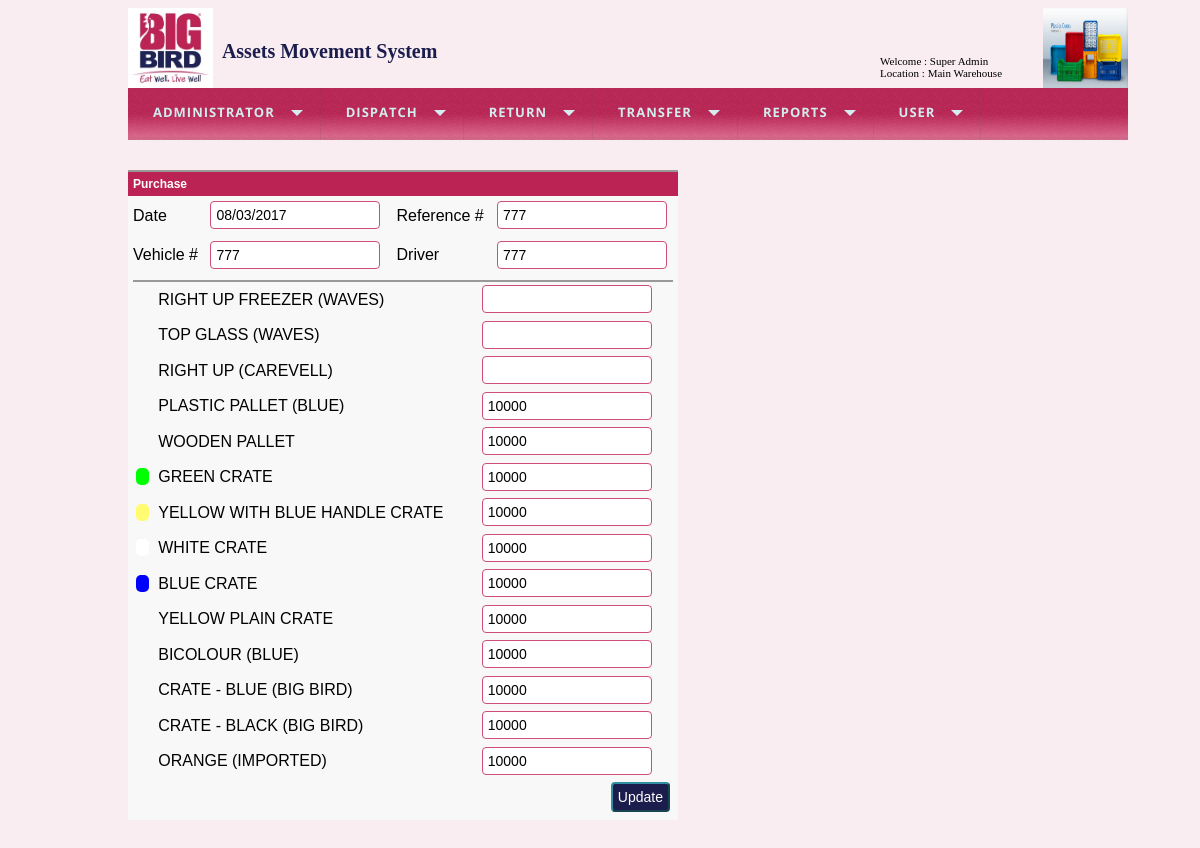
The app's page /edit_purchase.php?action=Purchase&tId=5 (signed in) with its own data.
### tables this page shows
CREATE TABLE IF NOT EXISTS `dispatch_main` (
  `id` int(11) NOT NULL AUTO_INCREMENT,
  `doc_no` varchar(10) NOT NULL,
  `reference` varchar(50) NOT NULL,
  `driver` varchar(50) NOT NULL,
  `cdate` date NOT NULL,
  `from_` smallint(6) NOT NULL,
  `to_` smallint(6) NOT NULL,
  `vehicle` varchar(50) NOT NULL,
  `customer` smallint(6) NOT NULL,
  `entry_type` varchar(20) NOT NULL,
  `user_id` smallint(6) NOT NULL,
  `confirmed_by` smallint(6) NOT NULL,
  `created_on` timestamp NOT NULL DEFAULT CURRENT_TIMESTAMP,
  PRIMARY KEY (`id`)
);

CREATE TABLE IF NOT EXISTS `items` (
  `id` int(11) NOT NULL AUTO_INCREMENT,
  `code` varchar(50) DEFAULT NULL,
  `name` varchar(50) NOT NULL,
  `display_name` varchar(50) NOT NULL,
  `item_group` varchar(25) DEFAULT NULL,
  `for_customer` tinyint(1) DEFAULT NULL,
  `department` tinyint(1) DEFAULT NULL,
  `color` varchar(6) NOT NULL,
  `is_active` tinyint(1) NOT NULL DEFAULT '1',
  `created_on` timestamp NOT NULL DEFAULT CURRENT_TIMESTAMP,
  PRIMARY KEY (`id`)
);

### edit_purchase.php (called while the page is built)
<?php require_once("edit_transfer.php"); ?>

### includes/database.php (called while the page is built, shortened)
<?php
function getRows($query_string)
{
    $rs=array();
    $queryId = mysql_query($query_string);
    if (! $queryId)
    {
        throwException($query_string);
        return $rs;
    }
    else
    {
        while($row=mysql_fetch_assoc($queryId))
        {
            $rs[]=$row;
        }
        return $rs;
    }
    return $rs;
}
function ProcessItemListTransfer($rows)
{
	$items=array();
	$cust="";
	foreach($rows as $row)
	{
		if($cust!=$row['customer'])
		{
			$cust=$row['customer'];
		}
		$idx = $row['item_id'];
		$items[$idx]= $row['qty'];
	}
	return $items;
}
?>

### edit_transfer.php (the view, shortened to what this page needs)
<?php
require_once("includes/phpincludes.php");
if(isset($_GET['tId']))
{
	$tId=$_GET['tId'];
	$action=$_GET['action'];
	if($action!="Purchase")
	{
		$sql="select dispatch_main.*,dispatch_detail.*, regions.name as fromName,regionto.id as toName from dispatch_main
		inner join dispatch_detail on dispatch_main.id = dispatch_detail.id
		inner join regions on regions.id =dispatch_main.from_
		inner join regions as regionto on regionto.id =dispatch_main.to_
		where dispatch_main.id =$tId order by dispatch_detail.customer, dispatch_detail.item_id";
	}
	else
	{
		$sql="select dispatch_main.*,dispatch_detail.*, '' as fromName, '' as toName from dispatch_main
		inner join dispatch_detail on dispatch_main.id = dispatch_detail.id
		where dispatch_main.id =$tId order by dispatch_detail.customer, dispatch_detail.item_id";
	}
	$rows= getRows($sql);
	$itemList=ProcessItemListTransfer($rows);
	if(count($rows) > 0)
	{
		$row		= $rows[0];
		$reference	= $row['reference'];
		$driver 	= $row['driver'];
		$cdate		= date("d/m/Y", strtotime($row['cdate']));
		$vehicle 	= $row['vehicle'];
	}
}
require_once("includes/header.php");
?>
<div style="margin-bottom:100px;width:1000px;">
	 <?php if(count($rows)==0)
	{?>
	<div class="alerts" > Did not find the record to show </div>
	<?php }else { ?>
<form action="edit_transfer.php" method="post" >
	<table border="0" cellpadding="5" cellspacing="0" width="550"  class="tblSaveForm">
	<tr class="tableheader">
        <td colspan="4"><?php
			if($rows[0]['entry_type']=="Purchase")
			{
				echo "Purchase";
			}
			else
			{
				echo "Transfer Shipped";
				$label="Transfer";
			}
		?></td>
    </tr>
		<tr>
			<td>Date</td> <td> <input value="<?=$cdate?>" class="txtField" readonly type="text" name="cdate" id="cdate" /> </td>
			<td>Reference #</td><td><input value="<?=$reference?>"  class="txtField" type="text" name="reference" id="reference" /></td>
		</tr>
		<tr>
			<td>Vehicle # </td> <td> <input value="<?=$vehicle?>"  class="txtField" type="text" name="vehicle" id="vehicle" />  </td>
			<td>Driver</td> <td> <input value="<?=$driver?>"  class="txtField" type="text" name="driver" id="driver" /> </td>
		</tr>
		<tr>
			<td colspan="4">
				<table border="0" cellpadding="3" cellspacing="0" width="100%" align="center" class="tblSaveForm">
				<?php
					$sql="select * from items where is_active=1 order by 1 ";
					$rows=getRows($sql);
					foreach($rows as $row)
					{
						$idx=$row['id'];
						if(isset($itemList[$idx]))
							$qty=$itemList[$idx];
						else
							$qty="";
				?>
					<tr>
						<td><div class="items" style="background-color:<?=$row['color']?>;" >&nbsp;&nbsp;&nbsp;</div> &nbsp;<?=$row['name']?></td><td> <input value="<?=$qty?>" class="txtField" type="text" name="items[<?=$row['id']?>]" id="items[<?=$row['id']?>]" />  </td>
					</tr>
					<?php } ?>
					<tr>
						<td> &nbsp;</td>
						<td> <input type="submit" name="submit" value="Update" class="btnSubmit"> </td>
					</tr>
				</table>
			</td>
		</tr>
</form>
<?php } ?>

### css/styles.css (style rules this page uses)
body { font-family:Arial; font-size:60% !important; background-color:#F9EDF1; }
input { font-family:Arial; font-size:14px; }
.tblSaveForm { border-top:2px #999999 solid; background-color: #f8f8f8; }
.tableheader { background-color: #BB2354; color:#FFFFFF; font-weight:600; font-size:12px; }
.btnSubmit { background-color:#1B1D4D; padding:5px; border-color:#308FA3; border-radius:4px; color:white; float:right; }
.txtField { padding: 5px; border:#CE4E77 1px solid; border-radius:4px; width:170px; }
.items { -moz-border-radius: 5px; -webkit-border-radius: 5px; border-radius:5px; width:25px; height:20px; display:inline; }

### records on screen
dispatch_main: cdate "08/03/2017", reference "777", vehicle "777", driver "777"
items: name "RIGHT UP FREEZER (WAVES)"
items: name "TOP GLASS (WAVES)"
items: name "RIGHT UP (CAREVELL)"
items: name "PLASTIC PALLET (BLUE)", id "10000"
items: name "WOODEN PALLET", id "10000"
items: name "GREEN CRATE", id "10000"
items: name "YELLOW WITH BLUE HANDLE CRATE", id "10000"
items: name "WHITE CRATE", id "10000"
items: name "BLUE CRATE", id "10000"
items: name "YELLOW PLAIN CRATE", id "10000"
items: name "BICOLOUR (BLUE)", id "10000"
items: name "CRATE - BLUE (BIG BIRD)", id "10000"
items: name "CRATE - BLACK (BIG BIRD)", id "10000"
items: name "ORANGE (IMPORTED)", id "10000"

### other values on screen
$_SESSION['user'] "Super Admin"
$_SESSION['location'] "Main Warehouse"
